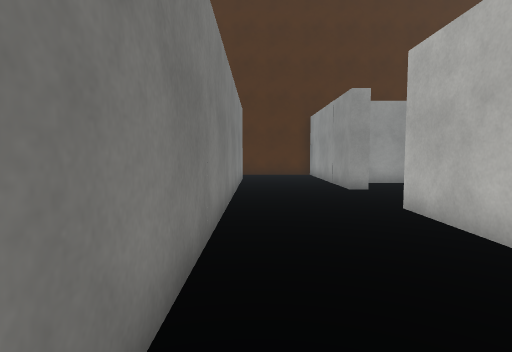
View 1 (above)

24 first-person views from a walk through a scene from a Unity 3-D project. The camera is 1.2 m above the floor, tilts 4° down and sees 80° across. The floor is counted in squares, 1 m on a side. Each view is taken from the middle of a square. On the plan, view 1 faces up. The plan holds only what a view shows up to about 13 squares ahead; the rest is blank. The place goes on beyond the plan. Surface patterns are stand-ins for the level's own textures.

View 2
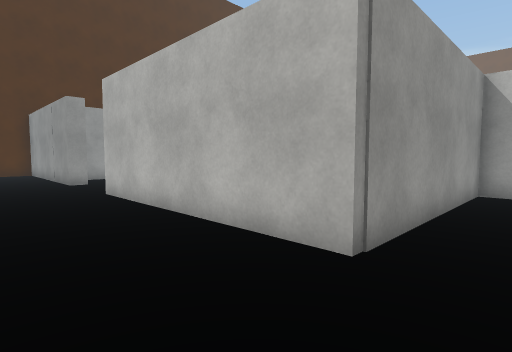

View 3
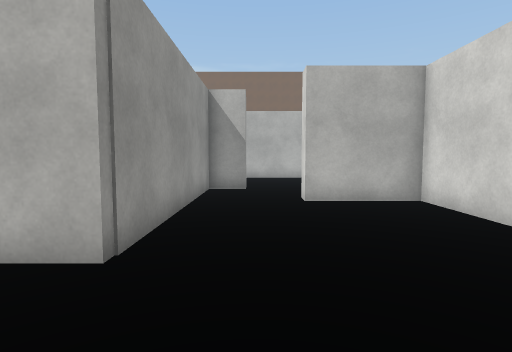

View 4
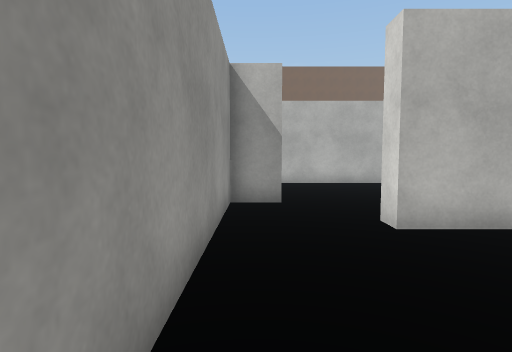

View 5
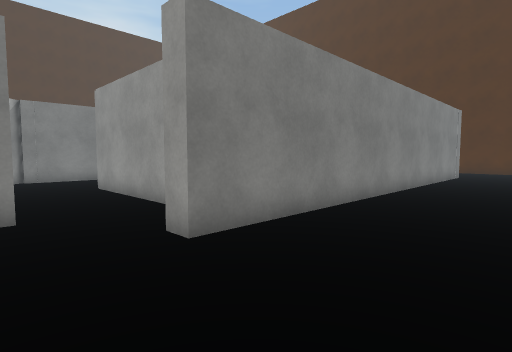

View 6
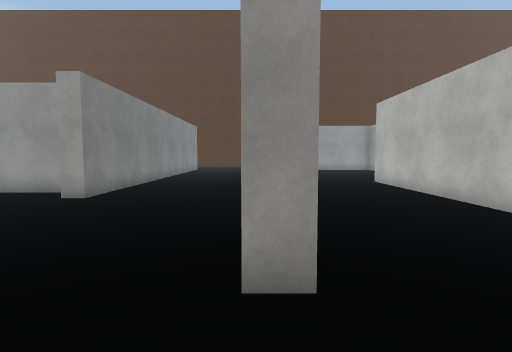

View 7
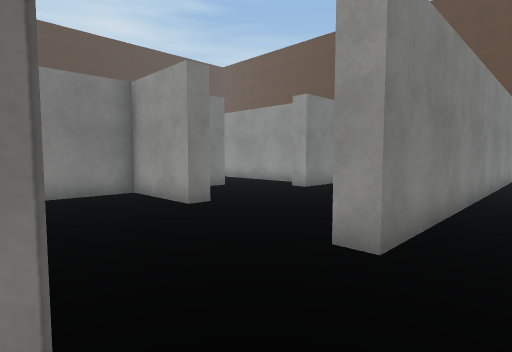

View 8
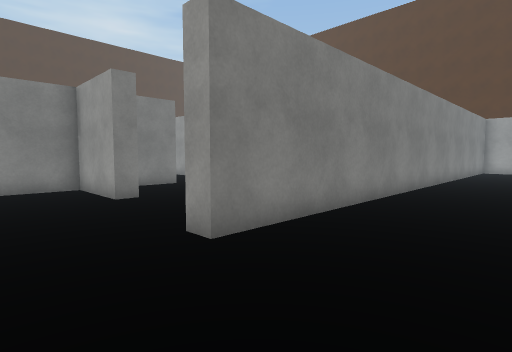

View 9
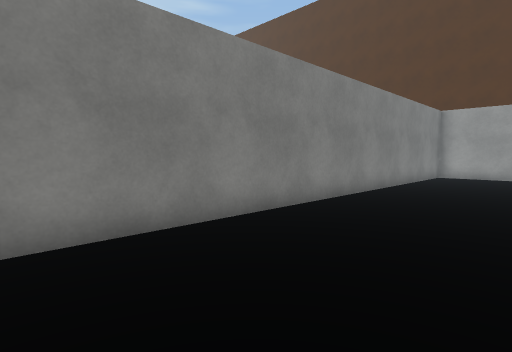

View 10
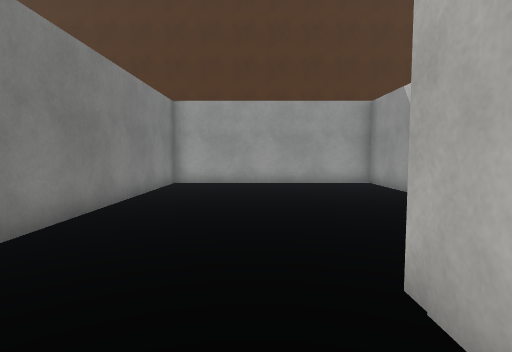

View 11
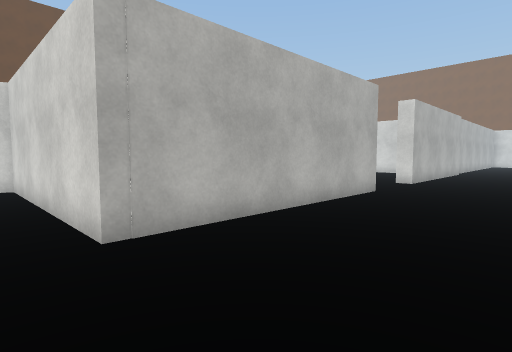

View 12
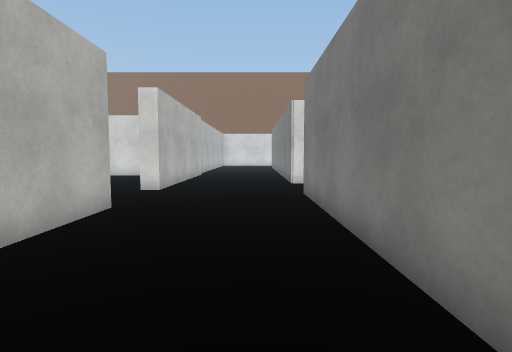

View 13
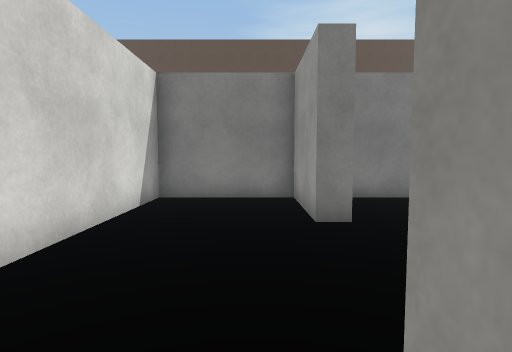

View 14
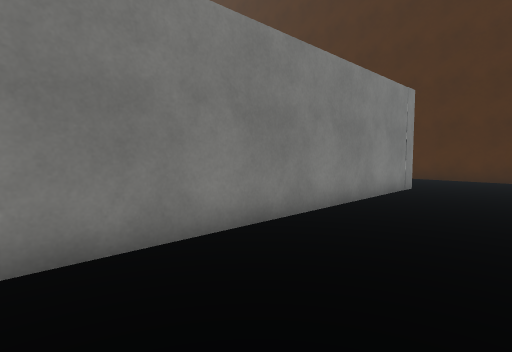

View 15
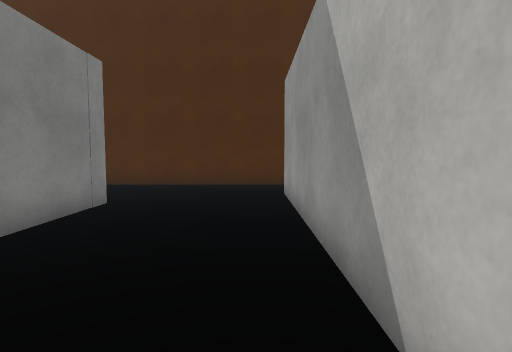

View 16
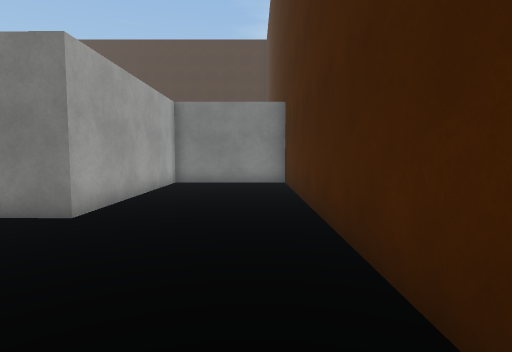

View 17
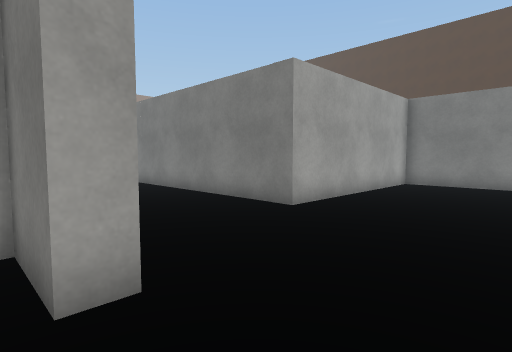

View 18
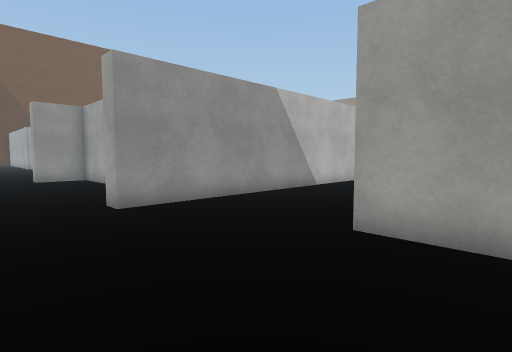

View 19
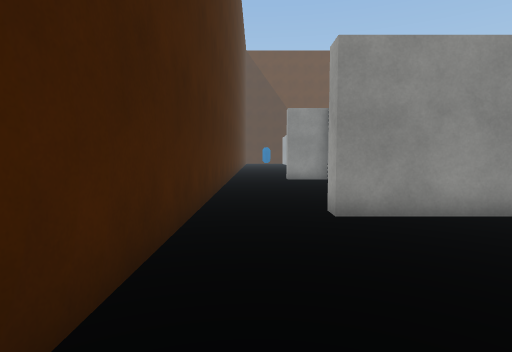

View 20
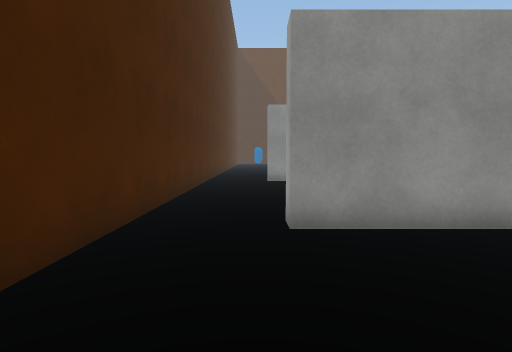

View 21
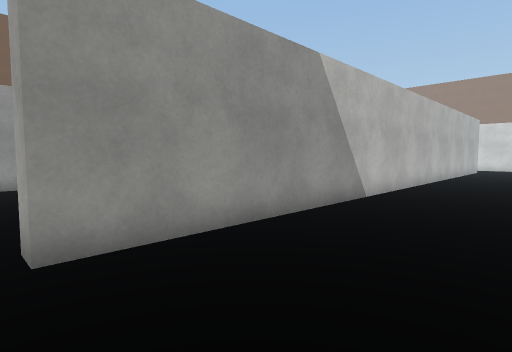

View 22
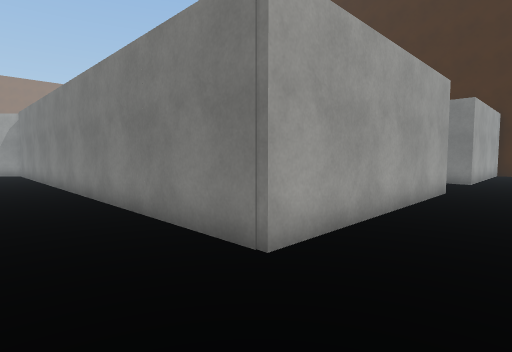

View 23
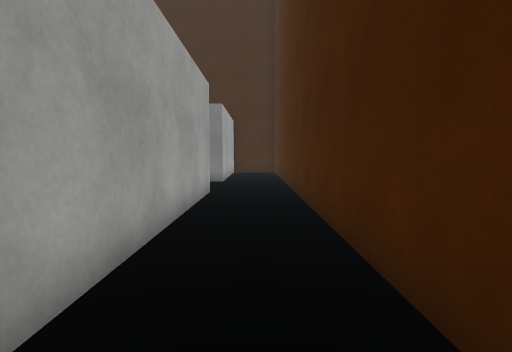

View 24
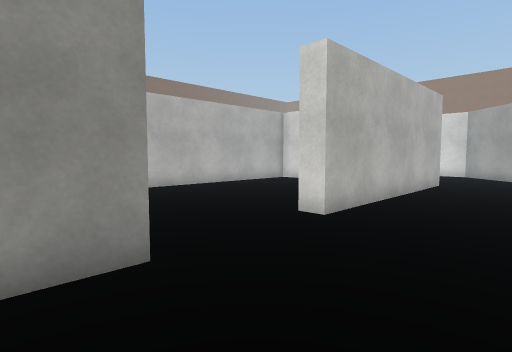

### Floor plan
Points are (right, up) in squares from view 1. A wall is a line through its corners. A room is listed if a view was taken in it or the views show most of it. See-through windows are left out.
Room 1 (views 1, 2, 3, 4, 5, 6, 7, 8, 9, 10, 11, 12, 13, 14, 15, 16, 17, 18, 19, 20, 21, 22, 23, 24)
walls: (4, 10.5) (3.3, 10.5) (3.3, 13); (10.6, 4.1) (10.6, 7); (6.4, 12.9) (4.8, 12.9); (-0.7, -2.1) (-0.7, -2.9); (-1, -2.8) (-0.6, -3.3); (15.9, 1.4) (15.9, 15.5) (16.5, 15.5) (16.5, 13.5); (3.9, 16.9) (3.9, 13.5) (11.3, 13.5) (11.3, -2.6) (10.6, -2.6) (10.6, -1.4) (3.3, -1.4) (3.3, 6.8) (4, 6.8); (5, -7.3) (7.9, -7.3) (7.9, -4.3) (8.5, -4.3) (8.5, -6.4); (11.6, -7.2) (11.6, -7.9) (8.5, -7.9) (8.5, -11.7) (13.9, -11.7); (-0.4, 18.2) (-11.8, 18.2); (15.9, -7.4) (15.9, -3); (-8.9, 15.5) (-0.7, 15.5) (-0.7, 0.8); (22.2, 13.5) (23, 13.5); (21.3, -5.9) (21.3, 2.6) (23.5, 2.6); (16, -11.7) (16.5, -11.7); (23.5, 12.9) (16.5, 12.9) (16.5, -8.4) (15.8, -8.4); (-14, 15.5) (-12.6, 15.5) (-12.6, 14.6); (23.4, 18.2) (4.2, 18.2); (21.3, -12) (21.3, -9.3) (22, -9.3)

Positions as (right, up) in squares from view 1, and headings:
1: (0, 0), facing up
2: (0, -3), facing up-right
3: (0, -3), facing right
4: (3, -2), facing right
5: (15, -5), facing up-left
6: (16, -11), facing up
7: (18, -12), facing up-left
8: (20, -11), facing up-left
9: (21, -5), facing up-left
10: (20, 0), facing up
11: (17, 4), facing down-right
12: (18, 1), facing down
13: (17, -9), facing left
14: (15, 2), facing up-left
15: (15, 6), facing up
16: (17, 17), facing left
17: (17, 18), facing down-left
18: (9, 18), facing down-right
19: (10, 17), facing right
20: (11, 16), facing right
21: (12, 16), facing down-right
22: (2, 18), facing down-left
23: (1, 17), facing left
24: (0, 12), facing down-right
